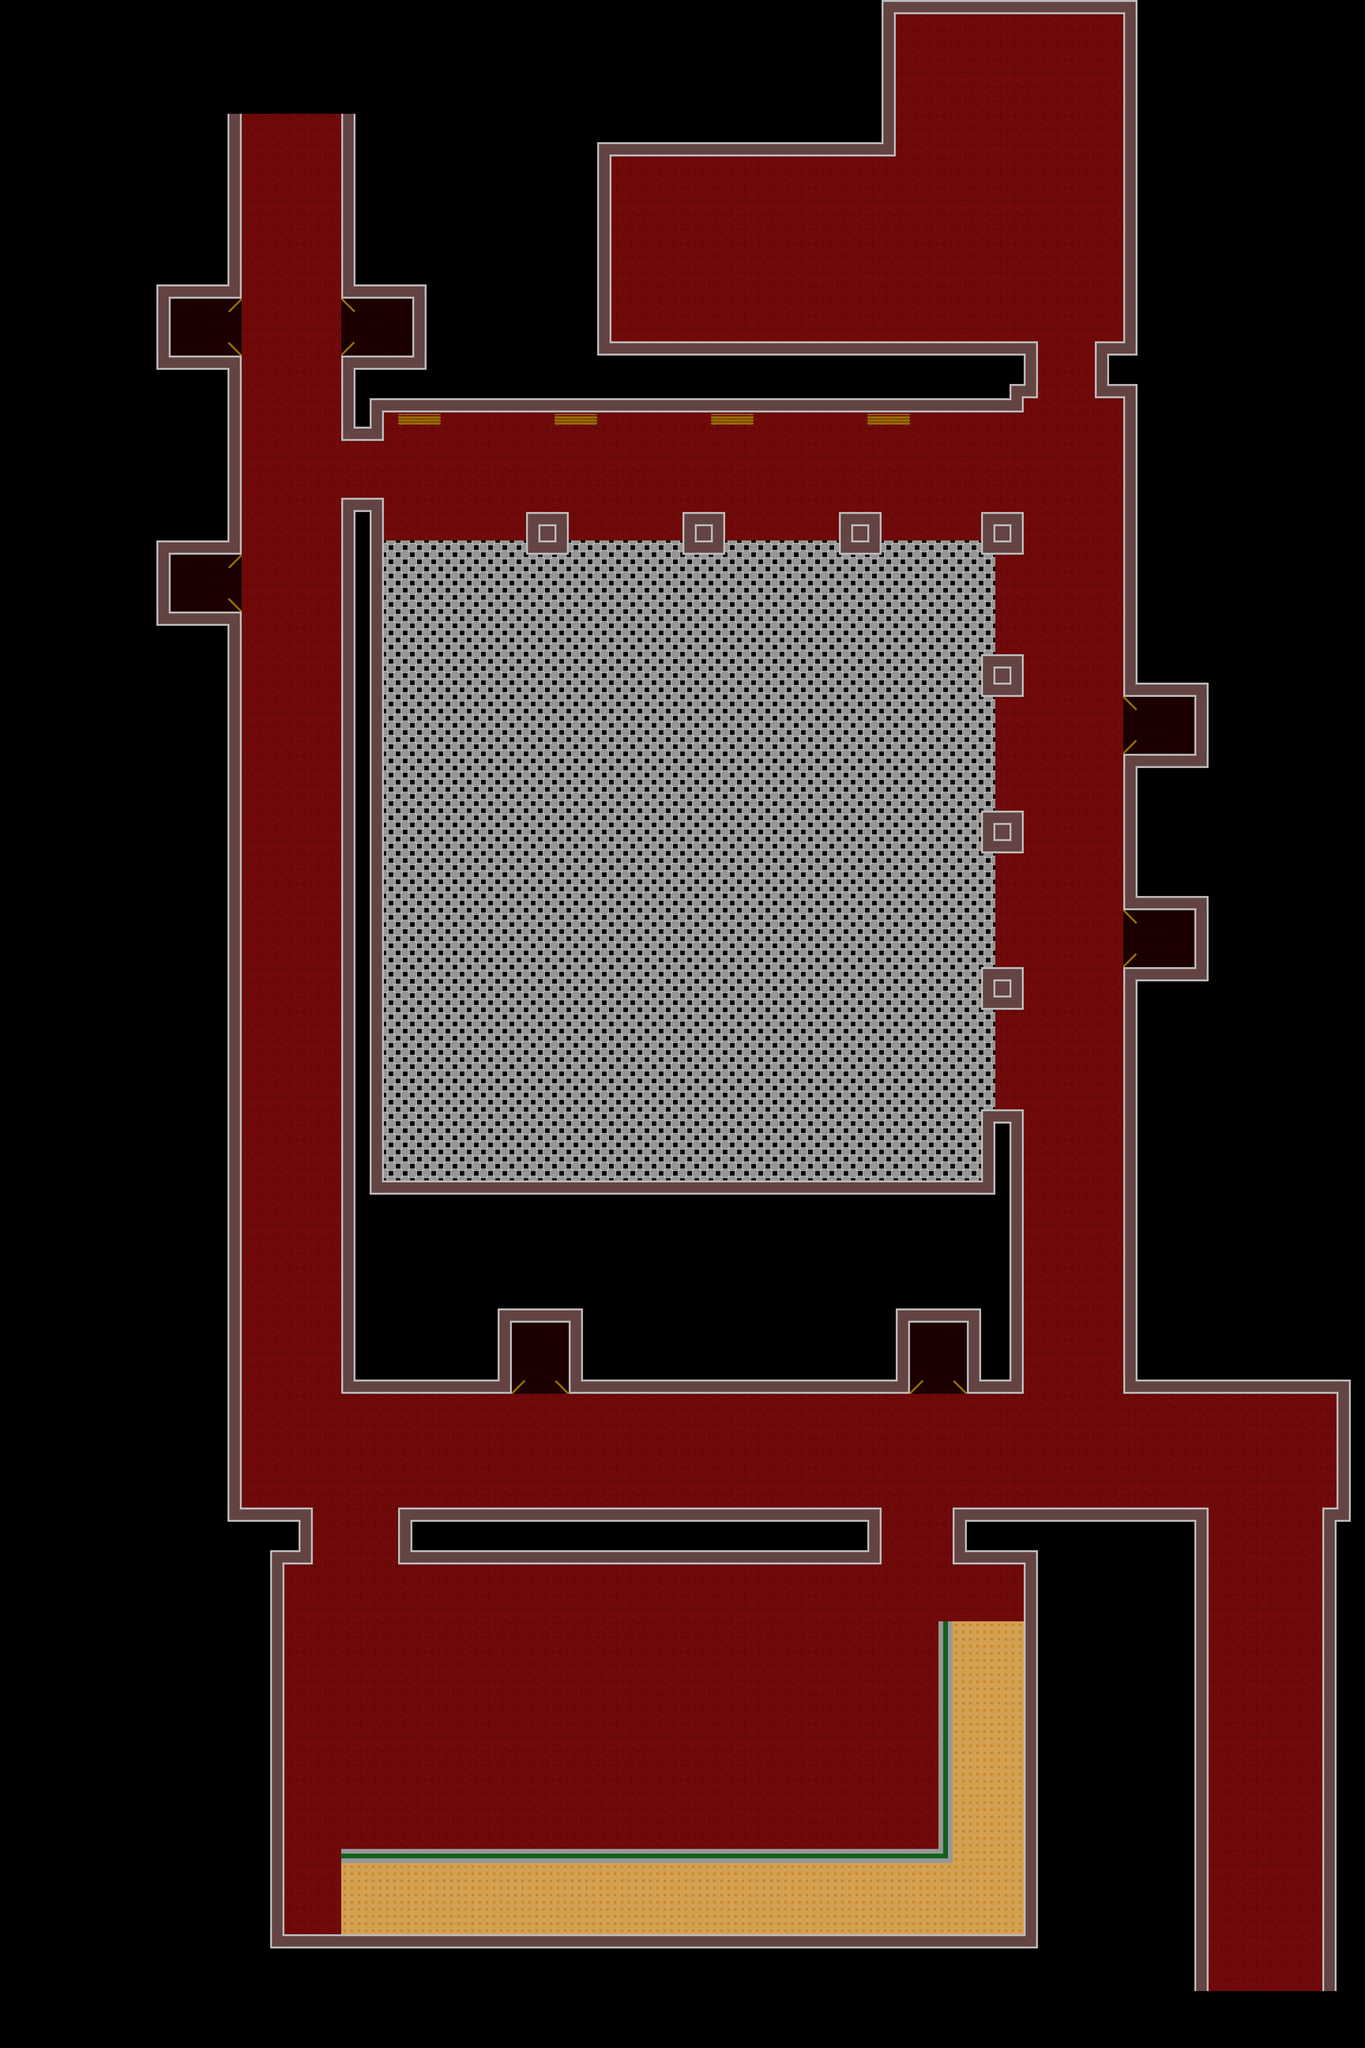

This game map was drawn from its Tiled (.tmx) file and the tilesets committed beside it. A one-line description and the trimmed map source follow:
An orthogonal 96x144 tile map with 48x48 px tiles, 2 tile layers (Tile Layer 1, Tile Layer 2), 7 tilesets and 512 objects.

<map version="1.2" tiledversion="1.2.4" orientation="orthogonal" renderorder="right-down" width="96" height="144" tilewidth="48" tileheight="48" infinite="0" nextlayerid="19" nextobjectid="780">
 <tileset firstgid="1" name="Capa" tilewidth="48" tileheight="48" tilecount="1" columns="1">
  <image source="../tileSets/Piso1.png" width="48" height="48" />
  <tile id="0">
   <objectgroup draworder="index">
    <object id="1" x="0" y="0" width="48" height="48" />
   </objectgroup>
  </tile>
 </tileset>
 <tileset firstgid="2" name="Pared-TiledSet" tilewidth="48" tileheight="48" tilecount="9" columns="3">
  <image source="../tileSets/Pared-TiledSet.png" width="144" height="144" />
  <tile id="0">
   <objectgroup draworder="index">
    <object id="1" x="0" y="0" width="48" height="48" />
   </objectgroup>
  </tile>
  <tile id="1">
   <objectgroup draworder="index">
    <object id="1" x="0" y="0" width="48" height="48" />
   </objectgroup>
  </tile>
  <tile id="3">
   <objectgroup draworder="index">
    <object id="1" x="0" y="0" width="48" height="48" />
   </objectgroup>
  </tile>
  <tile id="4">
   <objectgroup draworder="index">
    <object id="1" x="0" y="0" width="48" height="48" />
   </objectgroup>
  </tile>
  <tile id="6">
   <objectgroup draworder="index">
    <object id="1" x="0" y="0" width="48" height="48" />
   </objectgroup>
  </tile>
  <tile id="7">
   <objectgroup draworder="index">
    <object id="1" x="0" y="0" width="48" height="48" />
   </objectgroup>
  </tile>
 </tileset>
 <tileset firstgid="11" name="Rampa" tilewidth="48" tileheight="48" tilecount="1" columns="1">
  <image source="../tileSets/Rampa.png" width="48" height="48" />
 </tileset>
 <tileset firstgid="12" name="Piso-TiledSet" tilewidth="48" tileheight="48" tilecount="9" columns="3">
  <image source="../tileSets/Piso-TileSet.png" width="144" height="144" />
 </tileset>
 <tileset firstgid="21" name="Piso-Patio" tilewidth="48" tileheight="48" tilecount="1" columns="1">
  <image source="../tileSets/Piso-Patio.png" width="48" height="48" />
 </tileset>
 <tileset firstgid="22" name="Varanda-Tileset" tilewidth="48" tileheight="48" tilecount="9" columns="3">
  <image source="../tileSets/Varanda-Tileset.png" width="144" height="144" />
 </tileset>
 <tileset firstgid="31" name="Banco-Madera" tilewidth="48" tileheight="48" tilecount="3" columns="3">
  <image source="../tileSets/Banco-Madera.png" width="144" height="48" />
 </tileset>
 <layer id="17" name="Tile Layer 1" width="96" height="144">
  <data>[13824 cells, 7586 non-empty, 19 distinct tile ids]</data>
 </layer>
 <layer id="18" name="Tile Layer 2" width="96" height="144">
  <data>[13824 cells, 12 non-empty, 3 distinct tile ids]</data>
 </layer>
 <objectgroup id="5" name="collision-layer">
  <object id="116" x="1344" y="5280">
   <polyline points="0,0 0,-192" />
  </object>
  <object id="117" x="1344" y="5088">
   <polyline points="0,0 1632,0" />
  </object>
  <object id="118" x="2976" y="5088">
   <polyline points="0,0 0,192" />
  </object>
  <object id="119" x="2976" y="5280">
   <polyline points="0,0 -1632,0" />
  </object>
  <object id="120" x="1056" y="5280">
   <polyline points="0,0 0,-144 0,-192" />
  </object>
  <object id="121" x="1056" y="5088">
   <polyline points="0,0 -240,0" />
  </object>
  <object id="122" x="816" y="5088">
   <polyline points="0,0 0,-3072" />
  </object>
  <object id="123" x="1056" y="5280">
   <polyline points="0,0 -96,0" />
  </object>
  <object id="124" x="960" y="5280">
   <polyline points="0,0 0,960" />
  </object>
  <object id="125" x="960" y="6288">
   <polyline points="0,-48 2208,-48" />
  </object>
  <object id="126" x="3216" y="6288">
   <polyline points="-48,-48 -48,-816" />
  </object>
  <object id="127" x="1156" y="6528">
   <polyline points="-4,0 2300,0" />
  </object>
  <object id="128" x="3456" y="6528">
   <polyline points="0,0 0,-1248" />
  </object>
  <object id="129" x="3456" y="5280">
   <polyline points="0,0 -240,0" />
  </object>
  <object id="130" x="3216" y="5280">
   <polyline points="0,0 0,-192" />
  </object>
  <object id="131" x="3216" y="5088">
   <polyline points="0,0 864,0" />
  </object>
  <object id="132" x="4080" y="5088">
   <polyline points="0,0 0,1632" />
  </object>
  <object id="133" x="4080" y="6720">
   <polyline points="0,0 384,0" />
  </object>
  <object id="134" x="4464" y="6720">
   <polyline points="0,0 0,-1632" />
  </object>
  <object id="135" x="4464" y="5088">
   <polyline points="0,0 48,0" />
  </object>
  <object id="136" x="4512" y="5088">
   <polyline points="0,0 0,-384" />
  </object>
  <object id="137" x="4512" y="4704">
   <polyline points="0,0 -720,0" />
  </object>
  <object id="138" x="3792" y="4704">
   <polyline points="0,0 0,-1488" />
  </object>
  <object id="139" x="3792" y="1344">
   <polyline points="0,0 -96,0" />
  </object>
  <object id="140" x="3696" y="1344">
   <polyline points="0,0 0,-192" />
  </object>
  <object id="141" x="3696" y="1152">
   <polyline points="0,0 96,0" />
  </object>
  <object id="142" x="3792" y="1152">
   <polyline points="0,0 0,-1104" />
  </object>
  <object id="143" x="3792" y="48">
   <polyline points="0,0 -768,0" />
  </object>
  <object id="144" x="3024" y="48">
   <polyline points="0,0 0,480" />
  </object>
  <object id="145" x="3024" y="528">
   <polyline points="0,0 -960,0" />
  </object>
  <object id="146" x="2064" y="528">
   <polyline points="0,0 0,624" />
  </object>
  <object id="147" x="2064" y="1152">
   <polyline points="0,0 1440,0" />
  </object>
  <object id="148" x="3504" y="1152">
   <polyline points="0,0 0,192" />
  </object>
  <object id="149" x="3504" y="1344">
   <polyline points="0,0 -48,0" />
  </object>
  <object id="150" x="3456" y="1344">
   <polyline points="0,0 0,48" />
  </object>
  <object id="151" x="3456" y="1392">
   <polyline points="0,0 -2160,0" />
  </object>
  <object id="152" x="1296" y="1392">
   <polyline points="0,288 0,2592" />
  </object>
  <object id="153" x="1296" y="3984">
   <polyline points="0,0 2016,0" />
  </object>
  <object id="154" x="3312" y="3984">
   <polyline points="0,0 0,-240" />
  </object>
  <object id="155" x="3312" y="3744">
   <polyline points="0,0 144,0" />
  </object>
  <object id="156" x="3456" y="3744">
   <polyline points="0,0 0,960" />
  </object>
  <object id="157" x="3456" y="4704">
   <polyline points="-1680,0 -2304,0" />
  </object>
  <object id="158" x="1130.67" y="1529.33">
   <polyline points="21.3333,-41.3333 21.33,-377.33" />
  </object>
  <object id="159" x="1152" y="384">
   <polyline points="0,0 -336,0" />
  </object>
  <object id="160" x="1152" y="6528">
   <polyline points="0,0 0,-288" />
  </object>
  <object id="161" x="816" y="1872">
   <polyline points="0,48 0,-720" />
  </object>
  <object id="162" x="816" y="1008">
   <polyline points="0,48 0,-624" />
  </object>
  <object id="163" x="1152" y="1008">
   <polyline points="0,48 0,-624" />
  </object>
  <object id="164" x="1872" y="4704">
   <polyline points="0,0 1248,0" />
  </object>
  <object id="165" x="3264" y="4704">
   <polyline points="-48,0 192,0" />
  </object>
  <object id="166" x="3792" y="3120">
   <polyline points="0,0 0,-624" />
  </object>
  </objectgroup>
 <objectgroup id="15" name="luz-layer">
  <!-- 46 objects omitted --></objectgroup>
 <objectgroup id="4" name="spawns-jugadores" visible="0">
  <!-- 4 objects omitted --></objectgroup>
 <objectgroup id="13" name="nodos" visible="0">
  <!-- 121 objects omitted --></objectgroup>
 <objectgroup id="14" name="connections" visible="0">
  <!-- 200 objects omitted --></objectgroup>
 <objectgroup id="11" name="spawns-puertas" visible="0">
  <!-- 7 objects omitted --></objectgroup>
 <objectgroup id="12" name="spawns-enemigos" visible="0">
  <!-- 7 objects omitted --></objectgroup>
</map>
<!-- 454 of 512 objects omitted -->
